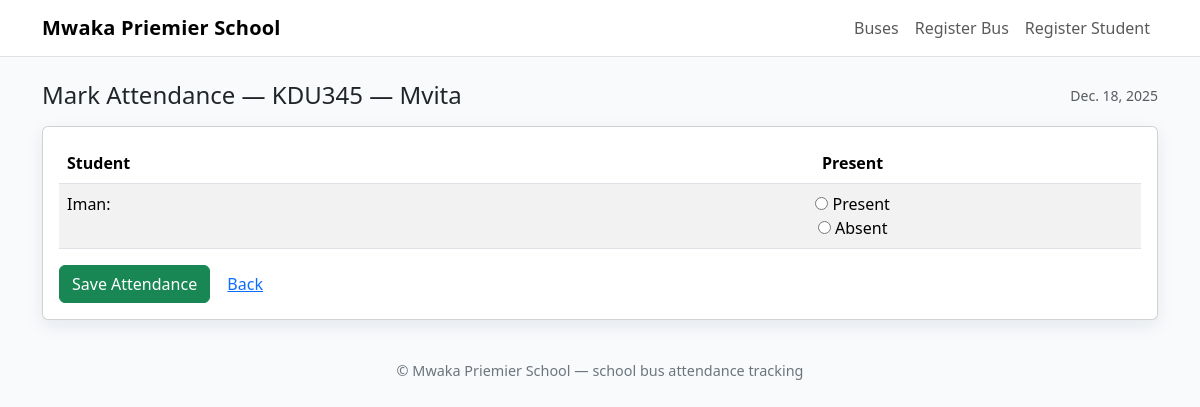
Page /buses/8/mark/ on the committed database.
### busapp/models.py (models this page shows, shortened)
class Bus(models.Model):
    bus_number = models.CharField(max_length=10)
    route = models.CharField(max_length=100)
    capacity = models.IntegerField()

class Attendance(models.Model):
    student = models.ForeignKey(Student, on_delete=models.CASCADE)
    date = models.DateField(default=timezone.now)
    present = models.BooleanField(default=True)

### busapp/views.py (the view)
# urls.py: path('buses/<int:bus_id>/mark/', views.mark_attendance, name='mark_attendance'),
def mark_attendance(request, bus_id):
    bus = get_object_or_404(Bus, id=bus_id)
    students = bus.students.all()
    today = date.today()
    if request.method == 'POST':
        form = AttendanceForm(request.POST, students=students)
        if form.is_valid():
            for student in students:
                value = form.cleaned_data.get(f'student_{student.id}')
                is_present = (value == 'present')
                Attendance.objects.update_or_create(
                    student=student,
                    date=today,
                    defaults={'present': is_present}
                )
            return redirect('bus_attendance', bus_id=bus.id)
    else:
        initial = {}
        for student in students:
            attendance = Attendance.objects.filter(student=student, date=today).first()
            if attendance is not None:
                initial[f'student_{student.id}'] = 'present' if attendance.present else 'absent'
        form = AttendanceForm(students=students, initial=initial)
    return render(request, 'busapp/mark_attendance.html', {
        'bus': bus,
        'form': form,
        'today': today
    })

### busapp/forms.py
class AttendanceForm(forms.Form):
    def __init__(self, *args, students=None, **kwargs):
        students = students or []
        super().__init__(*args, **kwargs)
        for student in students:
            self.fields[f'student_{student.id}'] = forms.ChoiceField(
                label=student.name,
                choices=[('present', 'Present'), ('absent', 'Absent')],
                widget=forms.RadioSelect,
                required=False
            )

### busapp/templates/busapp/mark_attendance.html (shortened to what this page needs)
{% extends 'busapp/base.html' %}
{% block content %}
  <div class="d-flex justify-content-between align-items-center mb-3">
    <h4 class="mb-0">Mark Attendance — {{ bus.bus_number }} — {{ bus.route }}</h4>
    <small class="text-muted">{{ today }}</small>
  </div>
  <div class="card card-shadow">
    <div class="card-body">
      <form method="post">
        <table class="table table-striped">
          <thead>
            <tr><th>Student</th><th class="text-center">Present</th></tr>
          </thead>
          <tbody>
            {% for field in form %}
              <tr>
                <td>{{ field.label_tag }}</td>
                <td class="text-center">{{ field }}</td>
              </tr>
            {% endfor %}
          </tbody>
        </table>
        <div class="mt-2">
          <button class="btn btn-success" type="submit">Save Attendance</button>
          <a class="btn btn-link" href="{% url 'bus_attendance' bus.id %}">Back</a>
        </div>
      </form>
    </div>
  </div>
{% endblock %}

### busapp/templates/busapp/base.html (style rules this page uses)
body { background:#f8fafc; }
.card-shadow { box-shadow: 0 6px 18px rgba(18, 38, 63, 0.08); }

### rows in the picture
Bus: bus_number "KDU345", route "Mvita"
Attendance: date "Dec. 18, 2025"

### other values in the picture
{{ field.label_tag }} "Iman:"
